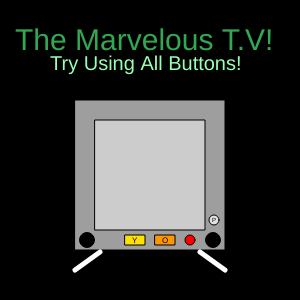
Frame 1 (no input)
Frame 60 (no input): identical to frame 1, image omitted
Frame 120 (the mouse pressed at the canvas centre since frame 60): identical to frame 1, image omitted

The p5.js sketch that drew this single still picture (run headless with seeded random() and noise() and a simulated clock; from frame 60 on, the mouse is pressed at the canvas centre):

// p5.js sketch
// ── sketch.js
let buttonToggle=false;
let buttonLight=false;
let purpleLight=false;
let buttonLines = false;
let yellowLight = false;
var speed = 5;
var diameter = 10;
var x = 150;
var y = 150;
var xr = 170;
var yr = 150;
xrSpeed = 2;
rySpeed = 2;
function setup() {
  createCanvas(300, 300);
}

function draw() {
  background(0);
  push();
  fill(50,168,82);
  textSize(30);
  text("The Marvelous T.V!", 15,50)
  pop();
  
  push();
  textSize(20);
  fill(153, 255, 180);
  text("Try Using All Buttons!", 50,70);
  pop();
  
  push();
  fill(158,158,158);
  rectMode(CORNERS);
  rect(75,100,225,250);
  pop();
  
  push();
  fill(204,204,204);
  rectMode(CORNERS);
  rect(95,120,205,230); // inner 
  pop();
  
  push();
  strokeWeight(5);
  stroke(255);
  line(100,252,75,270);
  line(200,252,225,270)
  pop();
  
  push();
  fill(0);
  arc(87,240,15,15,0,2*PI);
  arc(213,240,15,15,0,2*PI);
  pop();
  
  push(); // buttons 
  fill(255,225,0);
  quad(125,235,145,235,145,245,125,245); // yellow
  pop();
  push();
  fill(255, 149, 0);
  quad(155,235,175,235,175,245,155,245); // Orange
  pop();
  push(); // power 
  fill(225);
  arc(214,220,10,10,0,2*PI);
  pop();
  push();
  
  push();
  if (buttonToggle) // purple light action
    if (purpleLight) 
    {
      x += random(-speed,speed);
      y += random(-speed,speed);
      x = constrain(x,115,195);
      y = constrain(y,130,220);
      fill(209, 111, 25);
      ellipse(x,y,diameter,diameter)
    }
  pop();
  push();
  if (mouseX > 155 && mouseX < 175) // orange light change 
    if (mouseY > 235 && mouseY < 245)
      {
      fill(163, 95, 0);
      quad(155,235,175,235,175,245,155,245);
      }
  pop();
  if (mouseX > 204 && mouseX < 224) // power color overlay 
    if (mouseY > 210 && mouseY < 230)
      {
      fill(181,181,181);
      arc(214,220,10,10,0,2*PI);
      }    
  pop();
  push();
  if (buttonToggle) // yellow button action 
    if (yellowLight)
      {
        rectMode(CENTER);
        fill(225,255,0);
        rect(xr,yr,15,15);
        xr += xrSpeed; // 95,120,205,230
        yr += rySpeed;
        if(xr <= 105 || xr >= 195)
          xrSpeed *= -1;
        if (yr <= 130 || yr >=220)
          rySpeed *= -1;
      }
  pop();
  push();
  if (mouseX > 125 && mouseX < 145) // yellow light change
    if (mouseY > 235 && mouseY < 245)
      {
        fill(156,156,0);
        quad(125,235,145,235,145,245,125,245);
      }
  pop();
  push(); // letters 
  textSize(8);
  text("Y", 132, 243);
  pop();
  
  push(); 
  textSize(8);
  text("O", 162, 243);
  pop();
  
  push(); // P
  textSize(6);
  text("P", 212, 222);
  pop();
  
  push(); // light 
  fill(255,0,0);
  arc(190,240,10,10,0,2*PI);
  pop();
  
  push();
  if (buttonLight) // light change
  {
  fill(0,225,0);
  arc(190,240,10,10,0,2*PI);
  }
  pop();
  
  push();
  if (buttonLines){ // power button lines
  let lx = 120;
  let ly = 230;
        for (i = 95; i <= 206; i++)
        {
          line (i,lx,i,ly);
          i++;
        }
  }
  pop();
}

function mouseClicked()
{
  if (mouseX > 204 && mouseX < 224) // power
    if (mouseY > 210 && mouseY < 230)
      {
      buttonToggle = !buttonToggle; 
      buttonLines = !buttonLines;
      buttonLight = !buttonLight;
      }    
  if (mouseX > 155 && mouseX < 175) // purple toggle 
    if (mouseY > 235 && mouseY < 245)
      {
      purpleLight = !purpleLight;
        if (yellowLight == true)
        yellowLight = !yellowLight;
      }
  if (mouseX > 125 && mouseX < 145) // yellow toggle
    if (mouseY > 235 && mouseY < 245)
      {
      yellowLight = !yellowLight;
        if (purpleLight == true)
        purpleLight = !purpleLight;
      }
}
